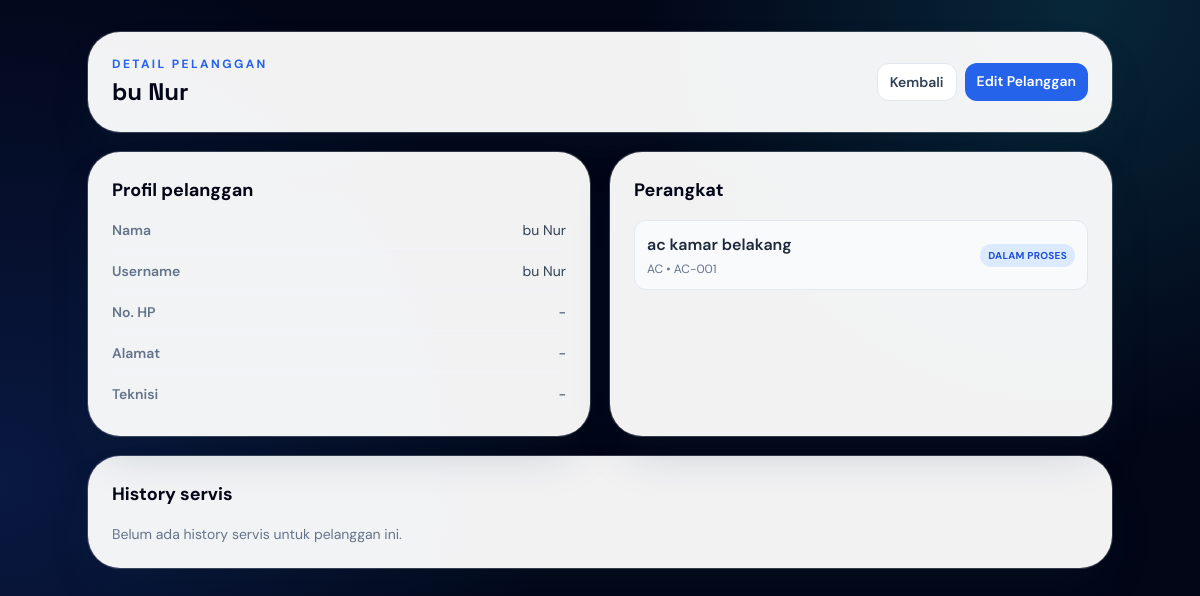
Page /pelanggan/bu Nur/detail (signed in) on the committed database.
### tables this page shows
CREATE TABLE pelanggan (
            id INTEGER PRIMARY KEY AUTOINCREMENT,
            nama TEXT NOT NULL COLLATE NOCASE UNIQUE,
            username TEXT,
            password_hash TEXT
            ,alamat TEXT
        , teknisi_username TEXT, no_hp TEXT);

CREATE TABLE unit_servis (
            id INTEGER PRIMARY KEY AUTOINCREMENT,
            kode_unik TEXT UNIQUE,
            nama_pelanggan TEXT NOT NULL,
            no_hp TEXT,
            mode TEXT NOT NULL,
            unit TEXT NOT NULL,
            status TEXT NOT NULL,
            tgl_servis TEXT,
            tgl_next_servis TEXT
        , foto_perangkat TEXT);

### main.py (the view)
@app.get("/pelanggan/{nama_pelanggan}/detail")
def halaman_detail_pelanggan(request: Request, nama_pelanggan: str):
    role, current_username = get_current_user(request)
    if role not in {"teknisi", "superuser"}:
        return RedirectResponse("/login/teknisi", status_code=303)
    conn = get_db_connection()
    pelanggan = conn.execute(
        "SELECT * FROM pelanggan WHERE lower(nama) = lower(?)",
        (nama_pelanggan,),
    ).fetchone()
    if not pelanggan:
        conn.close()
        return templates.TemplateResponse(
            request=request,
            name="aksi.html",
            context={"judul": "Pelanggan Tidak Ditemukan", "pesan": "Data pelanggan tidak terdaftar.", "dashboard_url": "/dashboard"},
            status_code=404,
        )
    if role == "teknisi" and pelanggan["teknisi_username"] not in (None, current_username):
        conn.close()
        return RedirectResponse("/dashboard", status_code=303)
    daftar_unit = conn.execute(
        "SELECT * FROM unit_servis WHERE lower(nama_pelanggan) = lower(?) ORDER BY id DESC",
        (nama_pelanggan,),
    ).fetchall()
    history = conn.execute(
        """
        SELECT h.*, u.kode_unik, u.unit
        FROM history_servis h
        JOIN unit_servis u ON u.id = h.unit_id
        WHERE lower(u.nama_pelanggan) = lower(?)
        ORDER BY h.id DESC
        """,
        (nama_pelanggan,),
    ).fetchall()
    conn.close()
    return templates.TemplateResponse(
        request=request,
        name="detail_pelanggan.html",
        context={
            "pelanggan": pelanggan,
            "daftar_unit": daftar_unit,
            "history": history,
            "role": role,
            "dashboard_url": "/dashboard",
        },
    )

### templates/detail_pelanggan.html (shortened to what this page needs)
<!DOCTYPE html>
<html lang="id">
<head>
    <script src="https://cdn.tailwindcss.com"></script>
</head>
<body class="min-h-screen bg-slate-950 p-4 text-slate-900 md:p-8" style="font-family: 'DM Sans', sans-serif; background-image: radial-gradient(circle at 90% 0%, rgba(34,211,238,.16), transparent 28rem), radial-gradient(circle at 0% 60%, rgba(37,99,235,.2), transparent 34rem);">
    <main class="mx-auto max-w-5xl space-y-5">
        <header class="rounded-[2rem] bg-white/95 p-6 shadow-2xl shadow-cyan-950/20 ring-1 ring-white/20">
            <div class="flex flex-col gap-3 md:flex-row md:items-center md:justify-between">
                <div>
                    <p class="text-xs font-bold uppercase tracking-[0.2em] text-blue-600">Detail pelanggan</p>
                    <h1 class="mt-1 text-2xl font-bold text-slate-950" style="font-family: 'Space Grotesk', sans-serif;">{{ pelanggan.nama }}</h1>
                </div>
                <div class="flex gap-2">
                    <a href="{{ dashboard_url }}" class="rounded-xl border border-slate-200 bg-white px-3 py-2 text-sm font-semibold text-slate-700 hover:border-blue-200 hover:text-blue-600">Kembali</a>
                    <a href="/pelanggan/{{ pelanggan.nama|urlencode }}/edit" class="rounded-xl bg-blue-600 px-3 py-2 text-sm font-semibold text-white hover:bg-blue-700">Edit Pelanggan</a>
                </div>
            </div>
        </header>
        <section class="grid gap-5 md:grid-cols-2">
            <div class="rounded-[2rem] bg-white/95 p-6 shadow-2xl shadow-cyan-950/20 ring-1 ring-white/20">
                <h2 class="text-lg font-bold text-slate-950">Profil pelanggan</h2>
                <dl class="mt-4 space-y-3 text-sm text-slate-700">
                    <div class="flex justify-between gap-4 border-b border-slate-100 pb-2">
                        <dt class="font-semibold text-slate-500">Nama</dt>
                        <dd>{{ pelanggan.nama }}</dd>
                    </div>
                    <div class="flex justify-between gap-4 border-b border-slate-100 pb-2">
                        <dt class="font-semibold text-slate-500">Username</dt>
                        <dd>{{ pelanggan.username or '-' }}</dd>
                    </div>
                    <div class="flex justify-between gap-4 border-b border-slate-100 pb-2">
                        <dt class="font-semibold text-slate-500">No. HP</dt>
                        <dd>{{ pelanggan.no_hp or '-' }}</dd>
                    </div>
                    <div class="flex justify-between gap-4 border-b border-slate-100 pb-2">
                        <dt class="font-semibold text-slate-500">Alamat</dt>
                        <dd>{{ pelanggan.alamat or '-' }}</dd>
                    </div>
                    <div class="flex justify-between gap-4 pb-2">
                        <dt class="font-semibold text-slate-500">Teknisi</dt>
                        <dd>{{ pelanggan.teknisi_username or '-' }}</dd>
                    </div>
                </dl>
            </div>
            <div class="rounded-[2rem] bg-white/95 p-6 shadow-2xl shadow-cyan-950/20 ring-1 ring-white/20">
                <h2 class="text-lg font-bold text-slate-950">Perangkat</h2>
                {% if daftar_unit %}
                <div class="mt-4 space-y-3">
                    {% for unit in daftar_unit %}
                    <a href="/unit/{{ unit.kode_unik }}" class="block rounded-xl border border-slate-200 bg-slate-50 p-3 transition hover:border-blue-200 hover:bg-blue-50">
                        <div class="flex items-center justify-between gap-3">
                            <div>
                                <p class="font-semibold text-slate-800">{{ unit.unit }}</p>
                                <p class="mt-1 text-xs text-slate-500">{{ unit.mode }} • {{ unit.kode_unik }}</p>
                            </div>
                            <span class="rounded-full px-2 py-1 text-[10px] font-bold uppercase tracking-wide
                                {% if unit.status == 'Selesai' %}bg-green-100 text-green-700
                                {% elif unit.status == 'Dalam Proses' %}bg-blue-100 text-blue-700
                                {% else %}bg-amber-100 text-amber-700{% endif %}">
                                {{ unit.status }}
                            </span>
                        </div>
                    </a>
                    {% endfor %}
                </div>
                {% else %}
                <p class="mt-4 text-sm text-slate-500">Belum ada perangkat terdaftar.</p>
                {% endif %}
            </div>
        </section>
        <section class="rounded-[2rem] bg-white/95 p-6 shadow-2xl shadow-cyan-950/20 ring-1 ring-white/20">
            <h2 class="text-lg font-bold text-slate-950">History servis</h2>
            {% if history %}
            <div class="mt-4 space-y-3">
                {% for item in history %}
                <div class="rounded-xl border border-slate-200 bg-slate-50 p-4">
                    <div class="flex flex-col gap-2 md:flex-row md:items-center md:justify-between">
                        <div>
                            <p class="font-semibold text-slate-800">{{ item.item_servis }}</p>
                            <p class="mt-1 text-xs text-slate-500">{{ item.kode_unik }} • {{ item.unit }}</p>
                        </div>
                        <span class="text-xs font-semibold uppercase tracking-wide text-slate-500">{{ item.tanggal }}</span>
                    </div>
                    <div class="mt-3 grid gap-3 md:grid-cols-2 text-sm text-slate-700">
                        <div class="rounded-lg bg-white p-3">
                            <p class="font-semibold text-slate-600">Kondisi sebelum</p>
                            <p class="mt-1">{{ item.kondisi_before or '-' }}</p>
                        </div>
                        <div class="rounded-lg bg-white p-3">
                            <p class="font-semibold text-slate-600">Kondisi setelah</p>
                            <p class="mt-1">{{ item.kondisi_after or '-' }}</p>
                        </div>
                    </div>
                    <div class="mt-3 text-sm text-slate-600">
                        <p><span class="font-semibold">Teknisi:</span> {{ item.nama_teknisi }}</p>
                        <p><span class="font-semibold">Servis selanjutnya:</span> {{ item.servis_selanjutnya or '-' }}</p>
                    </div>
                </div>
                {% endfor %}
            </div>
            {% else %}
            <p class="mt-4 text-sm text-slate-500">Belum ada history servis untuk pelanggan ini.</p>
            {% endif %}
        </section>
    </main>
</body>
</html>

### rows in the picture
pelanggan: nama "bu Nur", username "bu Nur"
unit_servis: unit "ac kamar belakang", mode "AC", kode_unik "AC-001", status "DALAM PROSES"

### other values in the picture
{{ pelanggan.no_hp or '-' }} "-"
{{ pelanggan.alamat or '-' }} "-"
{{ pelanggan.teknisi_username or '-' }} "-"
